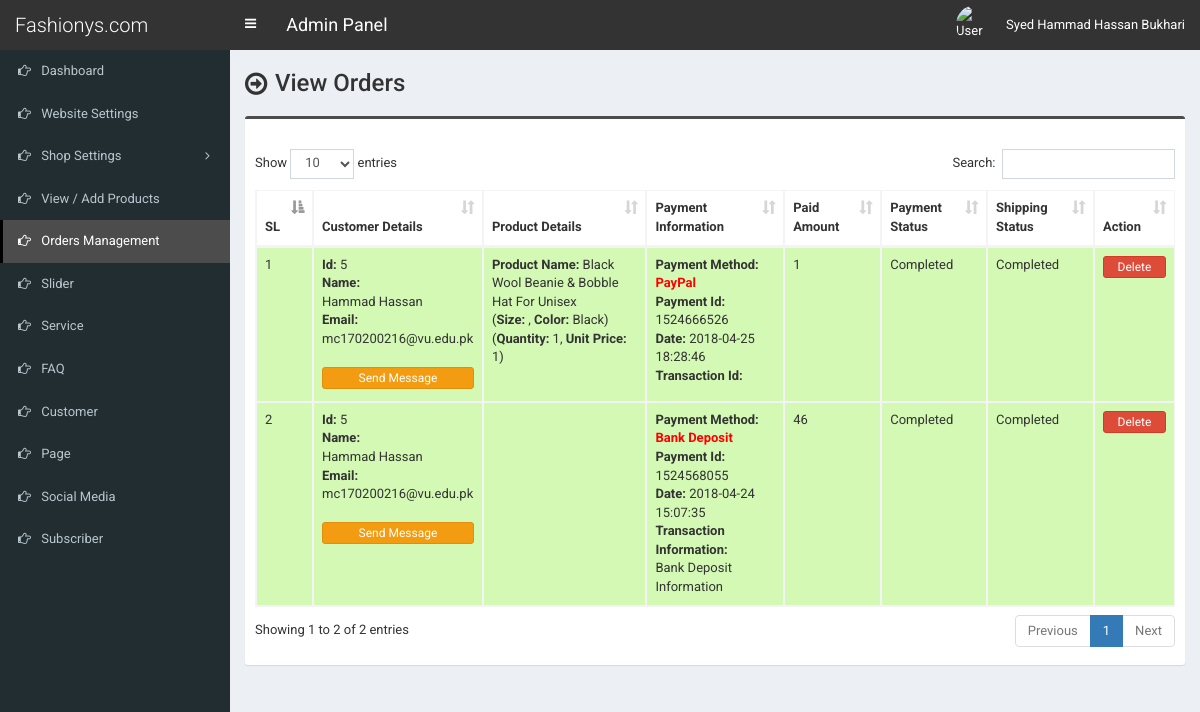
The page /admin/order.php (signed in) on the database as committed earlier.
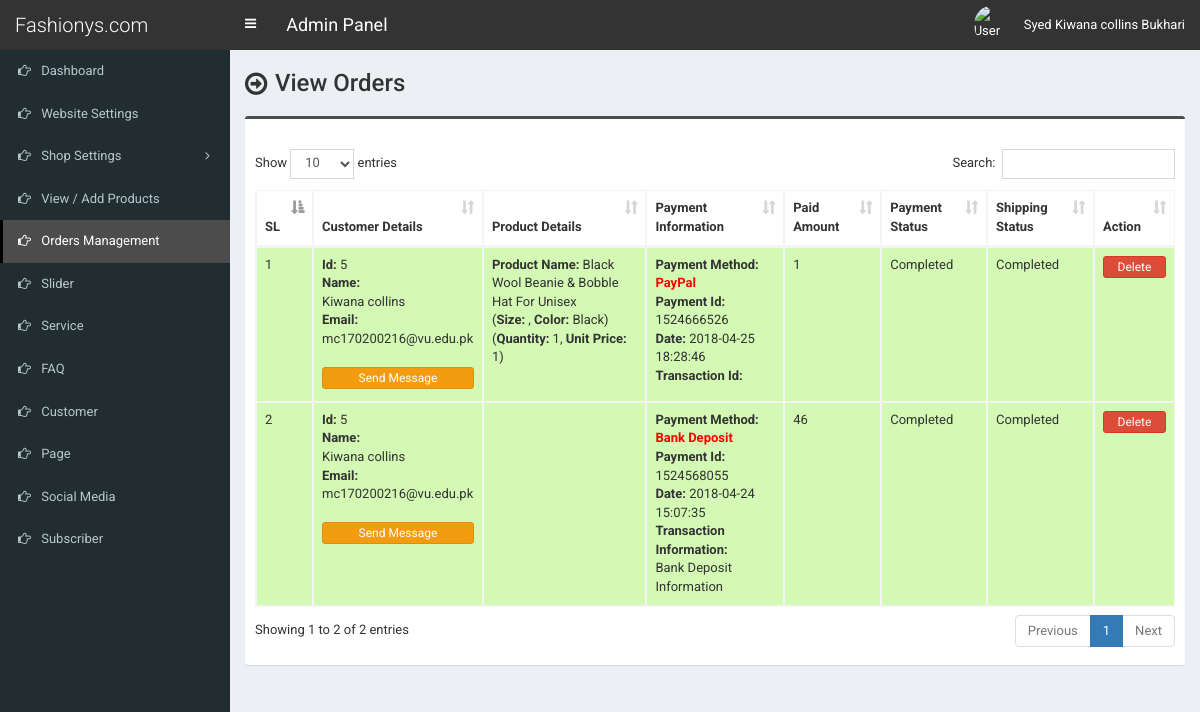
The same page on the database as committed later.
### tables this page shows
CREATE TABLE `tbl_payment` (
  `id` int(11) NOT NULL,
  `customer_id` int(11) NOT NULL,
  `customer_name` varchar(255) NOT NULL,
  `customer_email` varchar(255) NOT NULL,
  `payment_date` varchar(50) NOT NULL,
  `txnid` varchar(255) NOT NULL,
  `paid_amount` int(11) NOT NULL,
  `card_number` varchar(50) NOT NULL,
  `card_cvv` varchar(10) NOT NULL,
  `card_month` varchar(10) NOT NULL,
  `card_year` varchar(10) NOT NULL,
  `bank_transaction_info` text NOT NULL,
  `payment_method` varchar(20) NOT NULL,
  `payment_status` varchar(25) NOT NULL,
  `shipping_status` varchar(20) NOT NULL,
  `payment_id` varchar(255) NOT NULL
);

### admin/order.php (the view, shortened to what the changed rows need)
<?php require_once('header.php'); ?>
<section class="content-header">
	<div class="content-header-left">
		<h1>View Orders</h1>
	</div>
</section>
<section class="content">
  <div class="row">
    <div class="col-md-12">
      <div class="box box-info">
        <div class="box-body table-responsive">
          <table id="example1" class="table table-bordered table-striped">
			<thead>
			    <tr>
			        <th>SL</th>
                    <th>Customer Details</th>
			        <th>Product Details</th>
                    <th>
                    	Payment Information
                    </th>
                    <th>Paid Amount</th>
                    <th>Payment Status</th>
                    <th>Shipping Status</th>
			        <th>Action</th>
			    </tr>
			</thead>
            <tbody>
            	<?php
            	$i=0;
            	$statement = $pdo->prepare("SELECT * FROM tbl_payment ORDER by id DESC");
            	$statement->execute();
            	$result = $statement->fetchAll(PDO::FETCH_ASSOC);
            	foreach ($result as $row) {
            		$i++;
            		?>
					<tr class="<?php if($row['payment_status']=='Pending'){echo 'bg-r';}else{echo 'bg-g';} ?>">
	                    <td><?php echo $i; ?></td>
	                    <td>
                            <b>Id:</b> <?php echo $row['customer_id']; ?><br>
                            <b>Name:</b><br> <?php echo $row['customer_name']; ?><br>
                            <b>Email:</b><br> <?php echo $row['customer_email']; ?><br><br>
                            <a href="#" data-toggle="modal" data-target="#model-<?php echo $i; ?>"class="btn btn-warning btn-xs" style="width:100%;margin-bottom:4px;">Send Message</a>
                        </td>
                        <td>
                           <?php
                           $statement1 = $pdo->prepare("SELECT * FROM tbl_order WHERE payment_id=?");
                           $statement1->execute(array($row['payment_id']));
                           $result1 = $statement1->fetchAll(PDO::FETCH_ASSOC);
                           foreach ($result1 as $row1) {
                                echo '<b>Product Name:</b> '.$row1['product_name'];
                                echo '<br>(<b>Size:</b> '.$row1['size'];
                                echo ', <b>Color:</b> '.$row1['color'].')';
                                echo '<br>(<b>Quantity:</b> '.$row1['quantity'];
                                echo ', <b>Unit Price:</b> '.$row1['unit_price'].')';
                                echo '<br><br>';
                           }
                           ?>
                        </td>
                        <td>
                        	<?php if($row['payment_method'] == 'PayPal'): ?>
                        		<b>Payment Method:</b> <?php echo '<span style="color:red;"><b>'.$row['payment_method'].'</b></span>'; ?><br>
                        		<b>Payment Id:</b> <?php echo $row['payment_id']; ?><br>
                        		<b>Date:</b> <?php echo $row['payment_date']; ?><br>
                        		<b>Transaction Id:</b> <?php echo $row['txnid']; ?><br>
                        	<?php elseif($row['payment_method'] == 'Bank Deposit'): ?>
                        		<b>Payment Method:</b> <?php echo '<span style="color:red;"><b>'.$row['payment_method'].'</b></span>'; ?><br>
                        		<b>Payment Id:</b> <?php echo $row['payment_id']; ?><br>
								<b>Date:</b> <?php echo $row['payment_date']; ?><br>
                        		<b>Transaction Information:</b> <br><?php echo $row['bank_transaction_info']; ?><br>
                        	<?php endif; ?>
                        </td>
                        <td><?php echo $row['paid_amount']; ?></td>
                        <td>
                            <?php echo $row['payment_status']; ?>
                            <br><br>
                        </td>
                        <td>
                            <?php echo $row['shipping_status']; ?>
                            <br><br>
                        </td>
	                    <td>
                            <a href="#" class="btn btn-danger btn-xs" data-href="order-delete.php?id=<?php echo $row['id']; ?>" data-toggle="modal" data-target="#confirm-delete" style="width:100%;">Delete</a>
	                    </td>
	                </tr>
            		<?php
            	}
            	?>
            </tbody>
          </table>
        </div>
      </div>
</section>
<?php require_once('footer.php'); ?>

### admin/header.php (shortened to what the changed rows need)
<!DOCTYPE html>
<html>
<head>
	<link rel="stylesheet" href="css/bootstrap.min.css">
	<link rel="stylesheet" href="css/font-awesome.min.css">
	<link rel="stylesheet" href="css/ionicons.min.css">
	<link rel="stylesheet" href="css/datepicker3.css">
	<link rel="stylesheet" href="css/all.css">
	<link rel="stylesheet" href="css/select2.min.css">
	<link rel="stylesheet" href="css/dataTables.bootstrap.css">
	<link rel="stylesheet" href="css/jquery.fancybox.css">
	<link rel="stylesheet" href="css/AdminLTE.min.css">
	<link rel="stylesheet" href="css/_all-skins.min.css">
	<link rel="stylesheet" href="css/on-off-switch.css"/>
	<link rel="stylesheet" href="css/summernote.css">
	<link rel="stylesheet" href="style.css">
</head>
<body class="hold-transition fixed skin-blue sidebar-mini">
	<div class="wrapper">
		<header class="main-header">
			<nav class="navbar navbar-static-top">
				<div class="navbar-custom-menu">
					<ul class="nav navbar-nav">
						<li class="dropdown user user-menu">
							<a href="#" class="dropdown-toggle" data-toggle="dropdown">
								<img src="../assets/uploads/<?php echo $_SESSION['user']['photo']; ?>" class="user-image" alt="User Image">
								<span class="hidden-xs"><?php echo $_SESSION['user']['full_name']; ?></span>
							</a>
						</li>
					</ul>
				</div>
			</nav>
		</header>
  		<div class="content-wrapper">

Rows that differ between the two databases and show on the page:
changed tbl_payment "PayPal": customer_name "Hammad Hassan" → "Kiwana collins"
changed tbl_payment "Bank Deposit": customer_name "Hammad Hassan" → "Kiwana collins"
Other text that changed with them:
$_SESSION['user']['full_name']: "Syed Hammad Hassan Bukhari" → "Syed Kiwana collins Bukhari"
